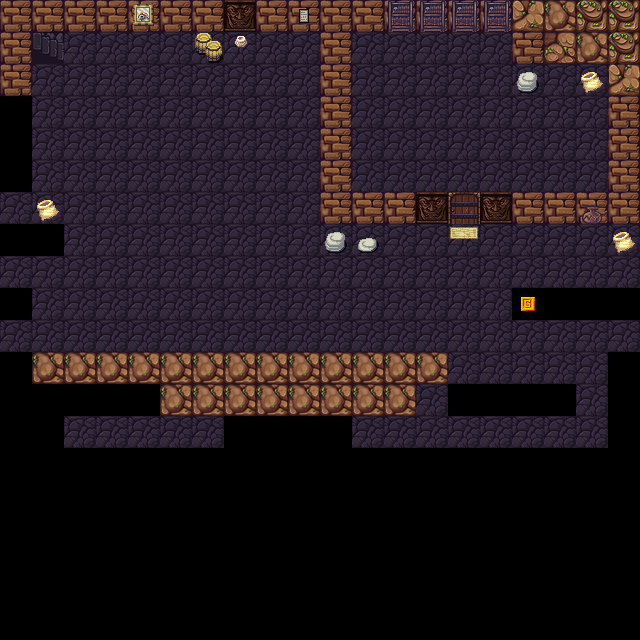

This is a level from a 2D game, rendered from its Tiled map with the project's own tilesets. A one-line summary and the map file follow, with tile-layer data summarised:
An orthogonal 20x20 tile map with 32x32 px tiles, 2 tile layers (backgroundLayer, blockedLayer) and 3 objects.

<map version="1.0" orientation="orthogonal" width="20" height="20" tilewidth="32" tileheight="32">
 <tileset firstgid="1" name="tiles" tilewidth="32" tileheight="32">
  <image source="../images/tiles.png" width="320" height="320" />
 </tileset>
 <layer name="backgroundLayer" width="20" height="20">
  <data>[400 cells, 238 non-empty, 20 distinct tile ids]</data>
 </layer>
 <layer name="blockedLayer" width="20" height="20">
  <data>[400 cells, 21 non-empty, 1 distinct tile ids]</data>
 </layer>
 <objectgroup name="objectsLayer" width="20" height="20">
  <object gid="32" x="64" y="64">
   <properties>
    <property name="type" value="playerStart" />
   </properties>
  </object>
  <object gid="54" x="288" y="32">
   <properties>
    <property name="sprite" value="browndoor" />
    <property name="text" value="Some text note" />
    <property name="type" value="note" />
   </properties>
  </object>
  <object gid="61" x="224" y="32">
   <properties>
    <property name="sprite" value="browndoor" />
    <property name="targetTilemap" value="grgrgrg" />
    <property name="targetX" value="44" />
    <property name="targetY" value="6" />
    <property name="type" value="item" />
   </properties>
  </object>
 </objectgroup>
</map>